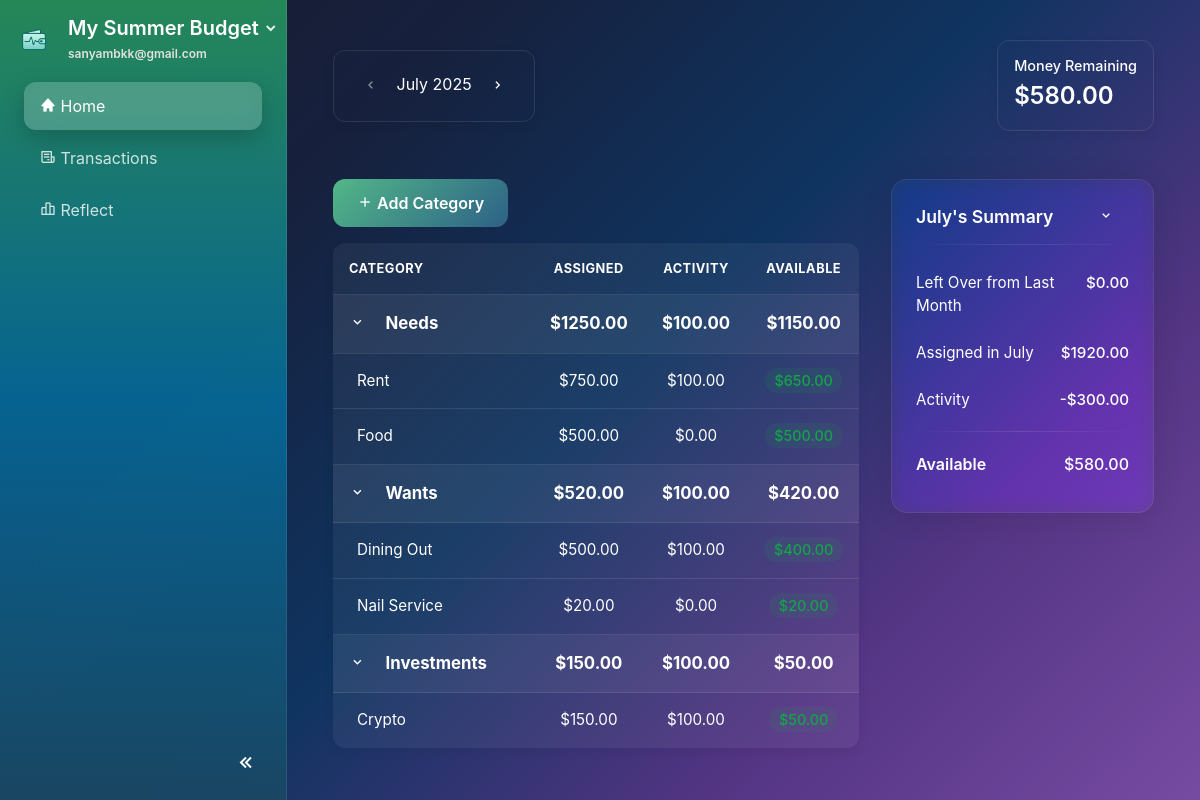
Screenshot of / (signed in) with the database file from the repository.
### website/models.py (models this page shows, shortened)
class Plan(db.Model):
    id             = db.Column(db.Integer, primary_key=True)
    name           = db.Column(db.String(100), nullable=False)
    monthly_income = db.Column(db.Float)
    budget_pref    = db.Column(JSON)  # e.g., {"needs": 50, "wants": 30, "savings": 20}
    user_id        = db.Column(db.Integer, db.ForeignKey('user.id'), nullable=False)

class User(db.Model, UserMixin):
    id         = db.Column(db.Integer, primary_key=True)
    email      = db.Column(db.String(150), unique=True, nullable=False)
    password   = db.Column(db.String(150))
    first_name = db.Column(db.String(150))
    last_name  = db.Column(db.String(150))
    date_created = db.Column(db.DateTime(timezone=True), default=func.now())
    active_plan_id = db.Column(db.Integer, db.ForeignKey('plan.id'), nullable=True)
    profile_complete = db.Column(db.Boolean, default=False)
    theme = db.Column(db.String(50), nullable=False, default='system')
    notes = db.relationship('Note', backref='user', lazy=True)
    plans = db.relationship('Plan', foreign_keys=[Plan.user_id], backref='user', lazy=True, cascade="all, delete-orphan")
    active_plan = db.relationship('Plan', foreign_keys=[active_plan_id], post_update=True)

class BudgetCategory(db.Model):
    id = db.Column(db.Integer, primary_key=True)
    name = db.Column(db.String(100), nullable=False)
    icon = db.Column(db.String(50), default='bx-category')
    main_category = db.Column(db.String(50), nullable=False)  # 'needs', 'wants', 'bills', 'investments'
    assigned_amount = db.Column(db.Float, default=0.0)
    spent_amount = db.Column(db.Float, default=0.0)
    plan_id = db.Column(db.Integer, db.ForeignKey('plan.id'), nullable=False)
    created_date = db.Column(db.DateTime(timezone=True), default=func.now())
    plan = db.relationship('Plan', backref=db.backref('categories', lazy=True, cascade="all, delete-orphan"))
    transactions = db.relationship('Transaction', backref='category', lazy=True, cascade="all, delete-orphan")
    @property
    def available_amount(self):
        return self.assigned_amount - self.spent_amount

### website/views.py (the view, shortened to what this page needs)
@views.route('/<int:year>/<int:month>')
@views.route('/')
@login_required
def home(year=None, month=None):
    if not current_user.profile_complete or not current_user.active_plan:
        return redirect(url_for('onboard.show_form'))
    plan = current_user.active_plan
    if year is None or month is None:
        today = datetime.datetime.now()
        year, month = today.year, today.month
    try:
        display_date = datetime.datetime(year, month, 1)
    except ValueError:
        today = datetime.datetime.now()
        year, month = today.year, today.month
        display_date = today
    display_month_str = display_date.strftime('%B')
    user_join_date = current_user.date_created
    if user_join_date is None:
        user_join_date = datetime.datetime.now()
        current_user.date_created = user_join_date
        db.session.commit()
    is_first_month = (display_date.year == user_join_date.year and display_date.month == user_join_date.month)
    previous_month_date = display_date - relativedelta(months=1)
    prev_month_int = previous_month_date.month
    prev_month_year = previous_month_date.year
    rollover_amount = 0.0
    categories = BudgetCategory.query.filter_by(plan_id=plan.id).all()
    monthly_budgets_map = {}
    for cat in categories:
        mb = MonthlyBudget.query.filter_by(plan_id=plan.id, category_id=cat.id, month=month, year=year).first()
        if not mb:
            mb = MonthlyBudget(plan_id=plan.id, category_id=cat.id, month=month, year=year, assigned_amount=0, spent_amount=0)
            db.session.add(mb)
        monthly_budgets_map[cat.id] = mb
    db.session.commit()
    organized_categories = {'needs': [], 'wants': [], 'investments': []}
    total_assigned = 0
    total_spent = 0
    for category in categories:
        mb = monthly_budgets_map.get(category.id)
        if mb:
            category.assigned_amount = mb.assigned_amount
            spent = db.session.query(func.sum(Transaction.amount)).filter(
                Transaction.category_id == category.id,
                func.extract('month', Transaction.transaction_date) == month,
                func.extract('year', Transaction.transaction_date) == year
            ).scalar() or 0
            mb.spent_amount = abs(spent)
            category.spent_amount = abs(spent)
        total_assigned += category.assigned_amount
        total_spent += category.spent_amount
        if category.main_category in organized_categories:
            organized_categories[category.main_category].append(category)
    db.session.commit()
    category_totals = {}
    for main_cat, cats in organized_categories.items():
        category_totals[main_cat] = {
            'assigned': sum(c.assigned_amount for c in cats),
            'spent': sum(c.spent_amount for c in cats),
            'available': sum(c.available_amount for c in cats)
        }
    money_to_be_assigned = plan.monthly_income + rollover_amount
    available_amount = money_to_be_assigned - total_assigned
    all_categories = sorted([cat for cat in categories if cat.spent_amount > 0], key=lambda x: x.spent_amount, reverse=True)
    top_spending_categories = all_categories[:5]
    prev_month_date = display_date - relativedelta(months=1)
    next_month_date = display_date + relativedelta(months=1)
    user_start_date = current_user.date_created
    user_start_month = user_start_date.month
    user_start_year = user_start_date.year
    can_go_prev = not (prev_month_date.year < user_start_year or
                   (prev_month_date.year == user_start_year and prev_month_date.month < user_start_month))
    can_go_next = True
    return render_template("home.html",
                         plan=plan,
                         categories=organized_categories,
                         category_totals=category_totals,
                         current_month=display_month_str,
                         current_year=year,
                         prev_month=prev_month_date.month,
                         prev_year=prev_month_date.year,
                         next_month=next_month_date.month,
                         next_year=next_month_date.year,
                         is_first_month=is_first_month,
                         can_go_prev=can_go_prev,
                         can_go_next=can_go_next,
                         total_assigned=total_assigned,
                         total_spent=total_spent,
                         available_amount=available_amount,
                         rollover_amount=rollover_amount,
                         money_to_be_assigned=money_to_be_assigned,
                         top_spending_categories=top_spending_categories)

### website/templates/home.html (shortened to what this page needs)
{% extends "base.html" %}
{% block content %}
<div class="container-fluid mt-4">
    <div class="top-bar">
        <div class="month-selector">
            {% if can_go_prev %}
                <a href="{{ url_for('views.home', year=prev_year, month=prev_month) }}" class="btn btn-nav"><i class='bx bx-chevron-left'></i></a>
            {% else %}
                <span class="btn btn-nav disabled"><i class='bx bx-chevron-left'></i></span>
            {% endif %}
            <span class="current-month">{{ current_month }} {{ current_year }}</span>
            {% if can_go_next %}
                <a href="{{ url_for('views.home', year=next_year, month=next_month) }}" class="btn btn-nav"><i class='bx bx-chevron-right'></i></a>
            {% else %}
                <span class="btn btn-nav disabled"><i class='bx bx-chevron-right'></i></span>
            {% endif %}
        </div>
        <div class="total-assigned-card">
            <h5 class="card-title">Money Remaining</h5>
            <p class="card-text">${{ "%.2f"|format(available_amount) }}</p>
        </div>
    </div>
    <div class="main-content-grid">
        <div class="budget-section">
            <div class="d-flex justify-content-start mb-3">
                <button type="button" class="btn btn-primary" data-toggle="modal" data-target="#addCategoryModal">
                    <i class="bx bx-plus"></i> Add Category
                </button>
            </div>
            <div class="budget-table-container">
                <table class="budget-table">
                <thead>
                    <tr>
                        <th class="col-category">CATEGORY</th>
                        <th class="col-assigned">ASSIGNED</th>
                        <th class="col-activity">ACTIVITY</th>
                        <th class="col-available">AVAILABLE</th>
                    </tr>
                </thead>
                <tbody>
                    {% for main_category, sub_categories in categories.items() %}
                    <tr class="main-category-row" data-toggle="collapse" data-target=".sub-{{ main_category|replace(' ', '-') }}">
                        <td>
                            <span class="toggle-icon">
                                <i class="bx bx-chevron-down"></i>
                            </span>
                            <strong>{{ main_category.capitalize() }}</strong>
                        </td>
                        <td class="col-assigned"><strong>${{ "%.2f"|format(category_totals[main_category]['assigned']) }}</strong></td>
                        <td class="col-activity"><strong>${{ "%.2f"|format(category_totals[main_category]['spent']) }}</strong></td>
                        <td class="col-available"><strong>${{ "%.2f"|format(category_totals[main_category]['available']) }}</strong></td>
                    </tr>
                    {%- for sub in sub_categories %}
                    <tr class="sub-category-row sub-{{ main_category|replace(' ', '-') }} collapse show">
                        <td class="pl-4">
                            {{ sub.name }}
                        </td>
                        <td class="col-assigned assigned-value" data-category-id="{{ sub.id }}" data-current-amount="{{ sub.assigned_amount }}" data-category-name="{{ sub.name }}" style="cursor:pointer;">${{ "%.2f"|format(sub.assigned_amount) }}</td>
                        <td class="col-activity">${{ "%.2f"|format(sub.spent_amount) }}</td>
                        <td class="col-available">
                            <span class="money-badge {% if sub.available_amount > 0 %}positive{% elif sub.available_amount == 0 %}zero{% else %}negative{% endif %}">
                                ${{ "%.2f"|format(sub.available_amount) }}
                            </span>
                        </td>
                    </tr>
                    {%- endfor %}
                    {%- endfor %}
                </tbody>
            </table>
            </div>
        </div>
        <div class="right-panel">
            <div class="summary-card">
                <div class="summary-header">
                    <h5>{{ current_month }}'s Summary</h5>
                    <span class="toggle-icon">
                        <i class="bx bx-chevron-down"></i>
                    </span>
                </div>
                <hr class="summary-divider">
                <div class="summary-body">
                    <div class="summary-item">
                        <span>Left Over from Last Month</span>
                        <span class="amount">${{ "%.2f"|format(rollover_amount) }}</span>
                    </div>
                    <div class="summary-item" id="assigned-this-month">
                        <span>Assigned in {{ current_month }}</span>
                        <span class="amount">${{ "%.2f"|format(total_assigned) }}</span>
                    </div>
                    <div class="summary-item">
                        <span>Activity</span>
                        <span class="amount">-${{ "%.2f"|format(total_spent) }}</span>
                    </div>
                    <hr class="summary-divider">
                    <div class="summary-item summary-total">
                        <span>Available</span>
                        <span class="amount">${{ "%.2f"|format(available_amount) }}</span>
                    </div>
                </div>
            </div>
        </div>
    </div>
</div>
{% endblock %}

### website/templates/base.html (shortened to what this page needs)
<!DOCTYPE html>
<html lang="en" data-initial-theme="{{ current_user.theme if current_user.is_authenticated else 'system' }}">
<head>
    <link rel="stylesheet" href="https://stackpath.bootstrapcdn.com/bootstrap/4.4.1/css/bootstrap.min.css"/>
    <link rel="stylesheet" href="https://stackpath.bootstrapcdn.com/font-awesome/4.7.0/css/font-awesome.min.css"/>
    <link href="https://unpkg.com/boxicons@2.1.4/css/boxicons.min.css" rel="stylesheet">
    <link href="{{ url_for('static', filename='css/general.css') }}" rel="stylesheet">
    <link href="{{ url_for('static', filename='css/sidebar.css') }}" rel="stylesheet">
    <link href="{{ url_for('static', filename='css/buttons.css') }}" rel="stylesheet">
    <link href="{{ url_for('static', filename='css/dashboard.css') }}" rel="stylesheet">
    <link href="{{ url_for('static', filename='css/auth.css') }}" rel="stylesheet">
    <link href="{{ url_for('static', filename='css/dark-theme.css') }}" rel="stylesheet">
    <link href="{{ url_for('static', filename='css/account_settings.css') }}" rel="stylesheet">
</head>
{% set hide_sidebar = hide_sidebar | default(false) %}
<body id="page-body" class="d-flex {{ '' if hide_sidebar else 'with-sidebar' }} {% block page_class %}{% endblock %}">
    {% if not hide_sidebar %}
    <nav id="sidebar" class="text-white flex-column">
        <div class="sidebar-header px-3 py-3">
            <div class="d-flex align-items-center">
                <img src="{{ url_for('static', filename='images/logo.png') }}" alt="App logo" class="logo-img mr-3">
                <div class="flex-grow-1">
                    <div class="dropdown">
                        <a id="planDropdown"
                            href="#"
                            class="dropdown-toggle text-white text-decoration-none"
                            data-toggle="dropdown"
                            aria-haspopup="true"
                            aria-expanded="false">
                            <h5 class="mb-0">
                                <span class="sidebar-text">{{ current_user.active_plan.name if current_user.active_plan else 'Create a Plan' }}</span>
                            </h5>
                            <i class="bx bxs-chevron-down toggle-arrow"></i>
                        </a>
                    </div>
                    <small class="email-white sidebar-text">{{ current_user.email }}</small>
                </div>
            </div>
        </div>
        <ul class="nav flex-column px-3">
            <li class="nav-item">
                <a class="nav-link {% if request.path == url_for('views.home') %}active{% endif %}" href="{{ url_for('views.home') }}">
                    <i class='bx bxs-home'></i> <span class="sidebar-text">Home</span>
                </a>
            </li>
            <li class="nav-item">
                <a class="nav-link {% if request.path == url_for('views.transactions') %}active{% endif %}" href="{{ url_for('views.transactions') }}">
                    <i class='bx bx-receipt'></i> <span class="sidebar-text">Transactions</span>
                </a>
            </li>
            <li class="nav-item">
                <a class="nav-link {% if request.path == url_for('views.reflect') %}active{% endif %}" href="{{ url_for('views.reflect') }}">
                    <i class='bx bx-bar-chart-alt-2'></i> <span class="sidebar-text">Reflect</span>
                </a>
            </li>
        </ul>
        <div class="sidebar-footer">
            <button id="sidebar-toggle" class="btn btn-link">
                <i class='bx bx-chevrons-left'></i>
            </button>
        </div>
    </nav>
    {% endif %}
    <div id="content-wrapper" class="w-100">
        <div class="container-fluid">
            {% block content %} {% endblock %}
        </div>
    </div>
</body>
</html>

### rows the page displays
Plan: active_plan "My Summer Budget"
User: email "sanyambkk@gmail.com"
BudgetCategory: name "Rent", assigned_amount "750.00", spent_amount "100.00", available_amount "650.00"
BudgetCategory: name "Food", assigned_amount "500.00", spent_amount "0.00", available_amount "500.00"
BudgetCategory: name "Dining Out", assigned_amount "500.00", spent_amount "100.00", available_amount "400.00"
BudgetCategory: name "Nail Service", assigned_amount "20.00", spent_amount "0.00", available_amount "20.00"
BudgetCategory: capitalize "Investments", assigned_amount "150.00", spent_amount "100.00", category_totals "50.00", name "Crypto", available_amount "50.00"

### other values shown
{{ current_month }} "July"
{{ current_year }} "2025"
{{ "%.2f"|format(available_amount) }} "580.00"
{{ main_category.capitalize() }} "Needs" "Wants"
{{ "%.2f"|format(category_totals[main_category]['assigned']) }} "1250.00" "520.00"
{{ "%.2f"|format(category_totals[main_category]['spent']) }} "100.00" "100.00"
{{ "%.2f"|format(category_totals[main_category]['available']) }} "1150.00" "420.00"
{{ "%.2f"|format(rollover_amount) }} "0.00"
{{ "%.2f"|format(total_assigned) }} "1920.00"
{{ "%.2f"|format(total_spent) }} "300.00"
